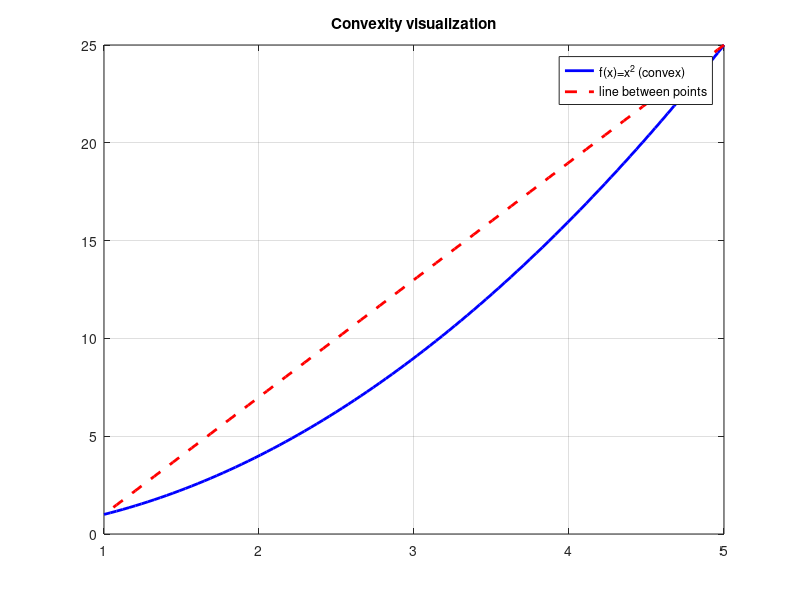

Reproduce this figure in MATLAB.
% f = @(input) expression
f = @(x) x.^2;

x1 = 1;
x2 = 5;

x = linspace(x1, x2, 100);

% function values
y = f(x);

% line between two points
t = linspace(0, 1, 100);
x_line = t*x1 + (1-t)*x2;
% if the interpolation line is linear
y_line = t*f(x1) + (1-t)*f(x2);

plot(x, y, 'b', 'LineWidth', 2); hold on;
plot(x_line, y_line, 'r--', 'LineWidth', 2);

legend('f(x)=x^2 (convex)', 'line between points');
title('Convexity visualization');
grid on;
